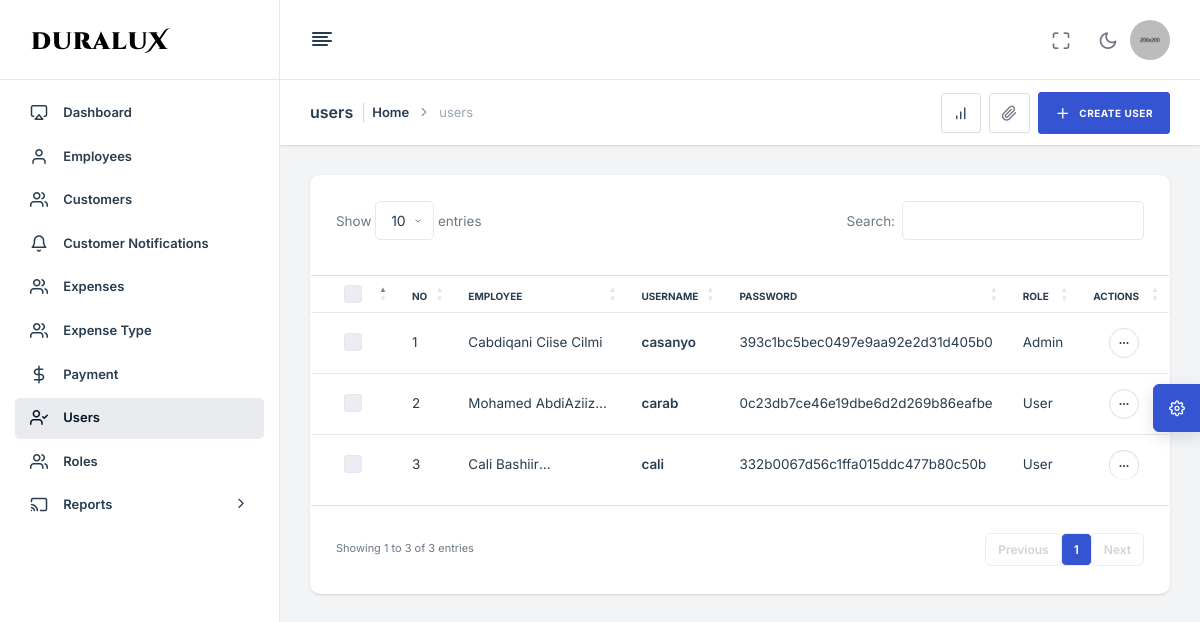
The page /user.php (signed in) on the database its author committed.
### tables this page shows
CREATE TABLE `user` (
  `id` int(11) NOT NULL,
  `employee_id` int(11) NOT NULL,
  `username` varchar(255) NOT NULL,
  `password` varchar(255) NOT NULL,
  `role_id` int(11) NOT NULL,
  `status` tinyint(4) NOT NULL DEFAULT 1,
  `date` datetime NOT NULL DEFAULT current_timestamp()
);

CREATE TABLE `employee` (
  `id` int(11) NOT NULL,
  `idcard` varchar(255) NOT NULL,
  `name` varchar(255) NOT NULL,
  `phone` varchar(20) NOT NULL,
  `position` varchar(100) NOT NULL,
  `salary` decimal(10,2) NOT NULL,
  `perifillage` tinyint(4) NOT NULL DEFAULT 0,
  `date` datetime NOT NULL DEFAULT current_timestamp()
);

CREATE TABLE `role` (
  `id` int(11) NOT NULL,
  `role` varchar(255) NOT NULL,
  `date` datetime NOT NULL DEFAULT current_timestamp()
);

### conn/functions.php (called while the page is built, shortened)
<?php
include "db.php";
function readAll($cols,$table){
    global $db;
    $query = "select $cols from $table";
    return $db-> query($query)->fetchAll(PDO::FETCH_OBJ);
}
function readAllWhere($cols,$table,$id,$col){
    global $db;
    $query = "select $cols from $table where $col = '$id'";
    return $db-> query($query)->fetchAll(PDO::FETCH_OBJ);
}

### user.php (the view, shortened to what this page needs)
<div class="nxl-content">
            <div class="page-header">
                <div class="page-header-left d-flex align-items-center">
                    <div class="page-header-title">
                        <h5 class="m-b-10">users</h5>
                    </div>
                    <ul class="breadcrumb">
                        <li class="breadcrumb-item"><a href="index.html">Home</a></li>
                        <li class="breadcrumb-item">users</li>
                    </ul>
                </div>
                <div class="page-header-right ms-auto">
                    <div class="page-header-right-items">
                        <div class="d-flex align-items-center gap-2 page-header-right-items-wrapper">
                            <a href="javascript:void(0);" class="btn btn-icon btn-light-brand" data-bs-toggle="collapse" data-bs-target="#collapseOne">
                                <i class="feather-bar-chart"></i>
                            </a>
                            <div class="dropdown">
                                <a class="btn btn-icon btn-light-brand" data-bs-toggle="dropdown" data-bs-offset="0, 10" data-bs-auto-close="outside">
                                    <i class="feather-paperclip"></i>
                                </a>
                            </div>
                            <button type="button" class="btn btn-primary" data-bs-toggle="modal" data-bs-target="#user-model">
                                <i class="feather-plus me-2"></i>
                                <span>Create user</span>
                            </button>
                        </div>
                    </div>
                </div>
            </div>
            <div class="main-content">
                <div class="row">
                    <div class="col-lg-12">
                        <div class="card stretch stretch-full">
                            <div class="card-body p-0">
                                <div class="table-responsive">
                                    <table class="table table-hover" id="customerList">
                                        <thead>
                                            <tr>
                                                <th class="wd-30">
                                                    <div class="btn-group mb-1">
                                                        <div class="custom-control custom-checkbox ms-1">
                                                        </div>
                                                    </div>
                                                </th>
                                                <th>No</th>
                                                <th>Employee</th>
                                                <th>Username</th>
                                                <th>Password</th>
                                                <th>Role</th>
                                                <th class="text-end">Actions</th>
                                            </tr>
                                        </thead>
                                        <tbody>
                                            <?php
                                                $num = 0;
                                                foreach(readAll("*","user") as $c) {?>
                                            <tr class="single-item">
                                                <td>
                                                    <div class="item-checkbox ms-1">
                                                        <div class="custom-control custom-checkbox">
                                                        </div>
                                                    </div>
                                                </td>
                                                <td><?=++$num?></td>
                                                <td>
                                                    <span class="text-truncate-1-line"><?= readAllWhere("name","employee",$c->employee_id,"id")[0]->name?></span>
                                                </td>
                                                <td><a href="tel:<?=$c->phone?>"><?=$c->username?></a></td>
                                                <td><?=$c->password?></td>
                                                <td><?=readAllWhere("role","role",$c->role_id,"id")[0]->role?></td>
                                                <td>
                                                    <div class="hstack gap-2 justify-content-end">
                                                        <div class="dropdown">
                                                            <a href="javascript:void(0)" class="avatar-text avatar-md" data-bs-toggle="dropdown" data-bs-offset="0,21">
                                                                <i class="feather feather-more-horizontal"></i>
                                                            </a>
                                                        </div>
                                                    </div>
                                                </td>
                                            </tr>
                                            <?php } ?>
                                        </tbody>
                                    </table>
                                </div>
                            </div>
                        </div>
                    </div>
                </div>
            </div>
        </div>
 <?php include "includes/footer.php"; ?>

### rows shown on the page
user: employee.name "Cabdiqani Ciise Cilmi", username "casanyo", password "393c1bc5bec0497e9aa92e2d31d405b0", role.role "Admin"
user: employee.name "Mohamed…", username "carab", password "0c23db7ce46e19dbe6d2d269b86eafbe", role.role "User"
user: employee.name "Cali…", username "cali", password "332b0067d56c1ffa015ddc477b80c50b", role.role "User"
